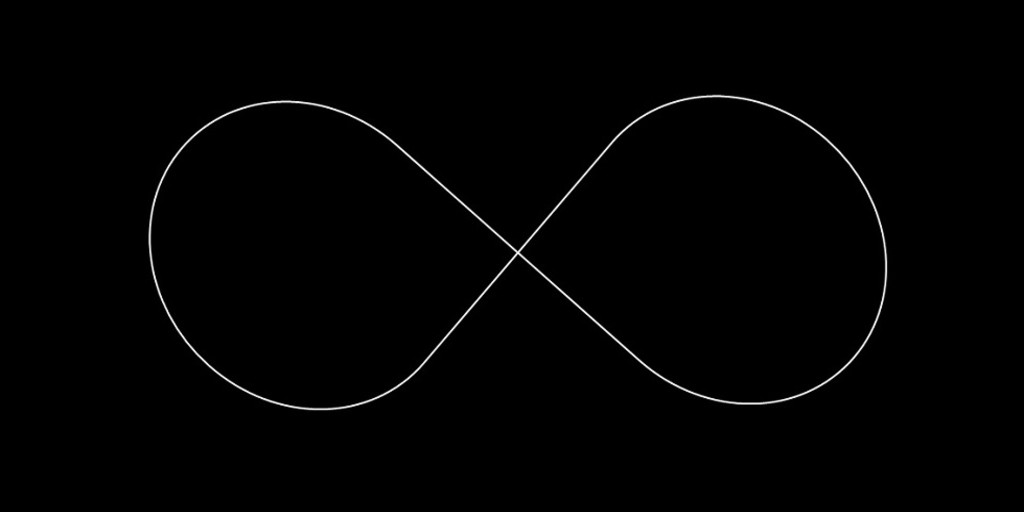
#> input picture Simulation_Webots/Simulation_Webots/worlds/huit.jpg, 1024 x 512 px
$ python -i line_following.py   (imports and definitions only)
#> lines starting #> are read from the running program, lines starting #| are printed output that depends on the picture; after the words box and inside, x2 and y2 are one past the last pixel; in counts of white or black regions, pixels touching at a corner belong together
#> further down, picture is the input picture: shape (512, 1024, 3); min 0, max 255, mean 1.9
"""Pure computation from Basique_Navigation/suivi_ligne.py; original unchanged.

Same bottom 30%, threshold 80, three scan rows, nearest-centre groups, mean
centroid, PD history/gains and limits. Input is explicitly BGR uint8. BGR2GRAY
corrects the original RGB2GRAY/Picamera2 RGB888 channel-order mismatch; it is
equivalent to the original calculation with an actual RGB input. No devices.
"""
import cv2
import numpy as np


BASE_SPEED = 100
KP = 0.04
KD = 0.015
MAX_SPEED = 255


class LineFollower:
    def __init__(self):
        self.previous_error = 0

    def update(self, image):
        gray = cv2.cvtColor(image, cv2.COLOR_BGR2GRAY)
        h, w = gray.shape
#> h = 512; w = 1024
        roi = gray[int(h * 0.7):h, :]
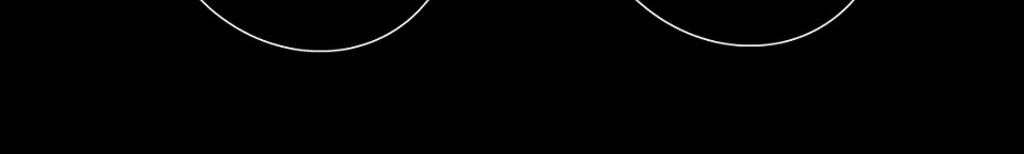
#> roi: shape (154, 1024); min 0, max 254, mean 1.6
        _, binary = cv2.threshold(roi, 80, 255, cv2.THRESH_BINARY)
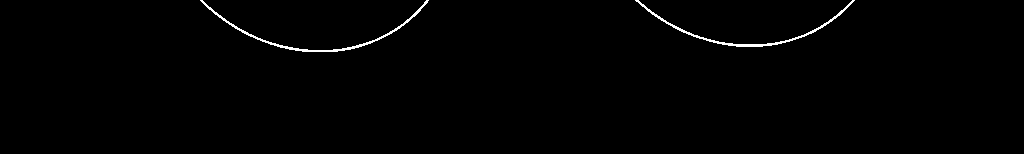
#> binary: shape (154, 1024); 0.77% white in thin lines or dots, all inside (x1, y1, x2, y2) = (200, 0, 855, 52)
        scan_positions = [int(binary.shape[0] * 0.9),
                          int(binary.shape[0] * 0.75),
                          int(binary.shape[0] * 0.6)]
#> scan_positions = [138, 115, 92]
        centers = []
        for y in scan_positions:
            white_pixels = np.where(binary[y, :] > 0)[0]
            if len(white_pixels) > 0:
                groups = np.split(white_pixels, np.where(np.diff(white_pixels) > 1)[0] + 1)
                group_centers = [int((g[0] + g[-1]) / 2) for g in groups if len(g) > 0]
                cx_row = min(group_centers, key=lambda x: abs(x - w / 2))
                centers.append(cx_row)
#> after the loop, centers = []
        if not centers:
            return dict(found=False, left_pwm=0, right_pwm=0, center_px=None)
        cx = int(np.mean(centers))
        error = cx - w / 2
        derivative = error - self.previous_error
        correction = KP * error + KD * derivative
        self.previous_error = error
        left_speed = BASE_SPEED + correction
        right_speed = BASE_SPEED - correction
        left_speed = max(-MAX_SPEED, min(MAX_SPEED, left_speed))
        right_speed = max(-MAX_SPEED, min(MAX_SPEED, right_speed))
        return dict(found=True, left_pwm=left_speed, right_pwm=right_speed, center_px=cx)

>>> import cv2
>>> picture = cv2.imread('../Simulation_Webots/Simulation_Webots/worlds/huit.jpg')
>>> result = LineFollower().update(picture)
#> result = 4 items
